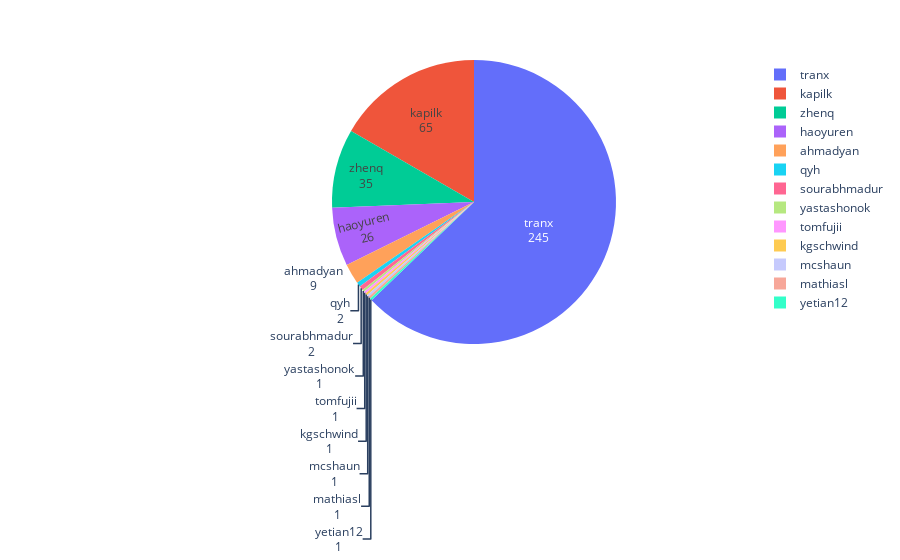

Write notebook code for a chart like this one.
### Code cell
q_ar = sl.get_queue()
q_ar = q_ar[(q_ar.ACCOUNT == 'ar-ai-hipri') & (q_ar.ST == 'R')]
fig = px.pie(q_ar, values='NODES', names='USER')
fig.update_traces(textinfo='label+value')

### Figure 1 — Plotly figure (JSON) as saved in the notebook; plotly's stock layout.template omitted (floating-point values rounded to 4 significant figures; data arrays with more than 128 entries replaced by an {"elided": "..."} marker saying what was removed)
{"data": [{"domain": {"x": [0, 1], "y": [0, 1]}, "hovertemplate": "USER=%{label}<br>NODES=%{value}<extra></extra>", "labels": {"elided": "274 str values"}, "legendgroup": "", "name": "", "showlegend": true, "textinfo": "label+value", "type": "pie", "values": {"elided": "274 int values"}}], "layout": {"legend": {"tracegroupgap": 0}, "margin": {"t": 60}}}
